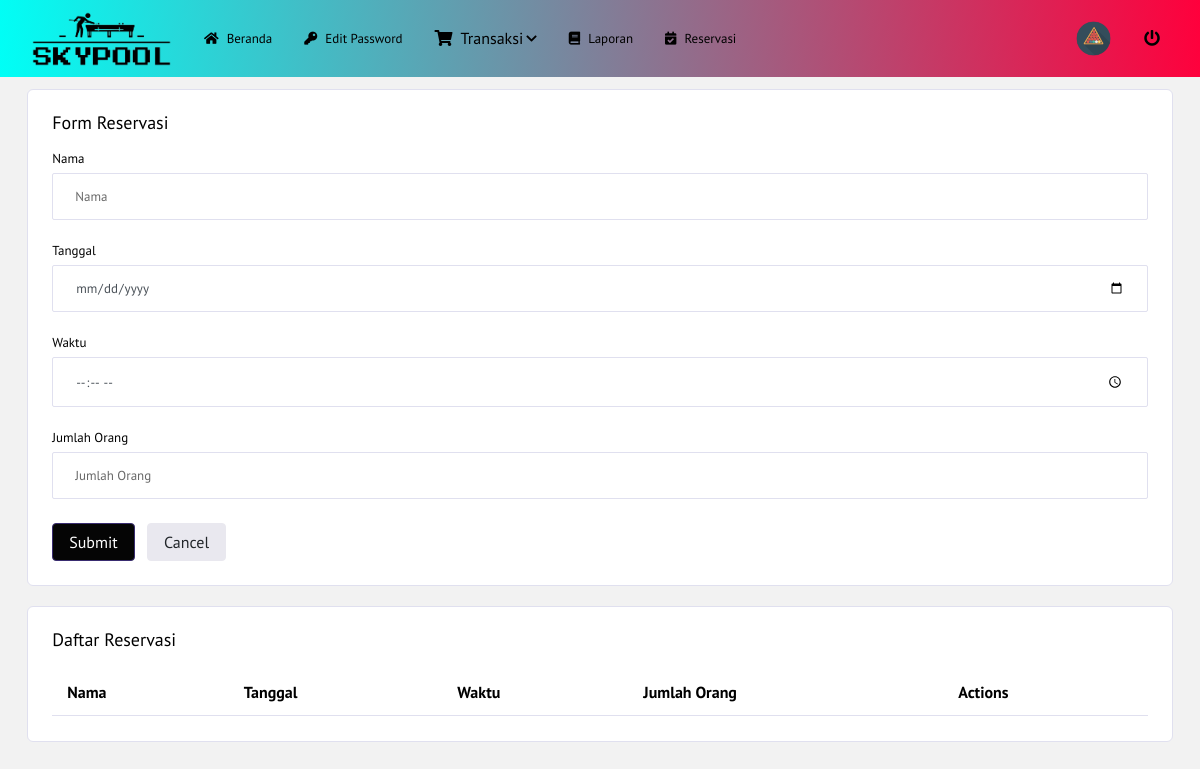
Before: /index.php/reservasi with the older database file.
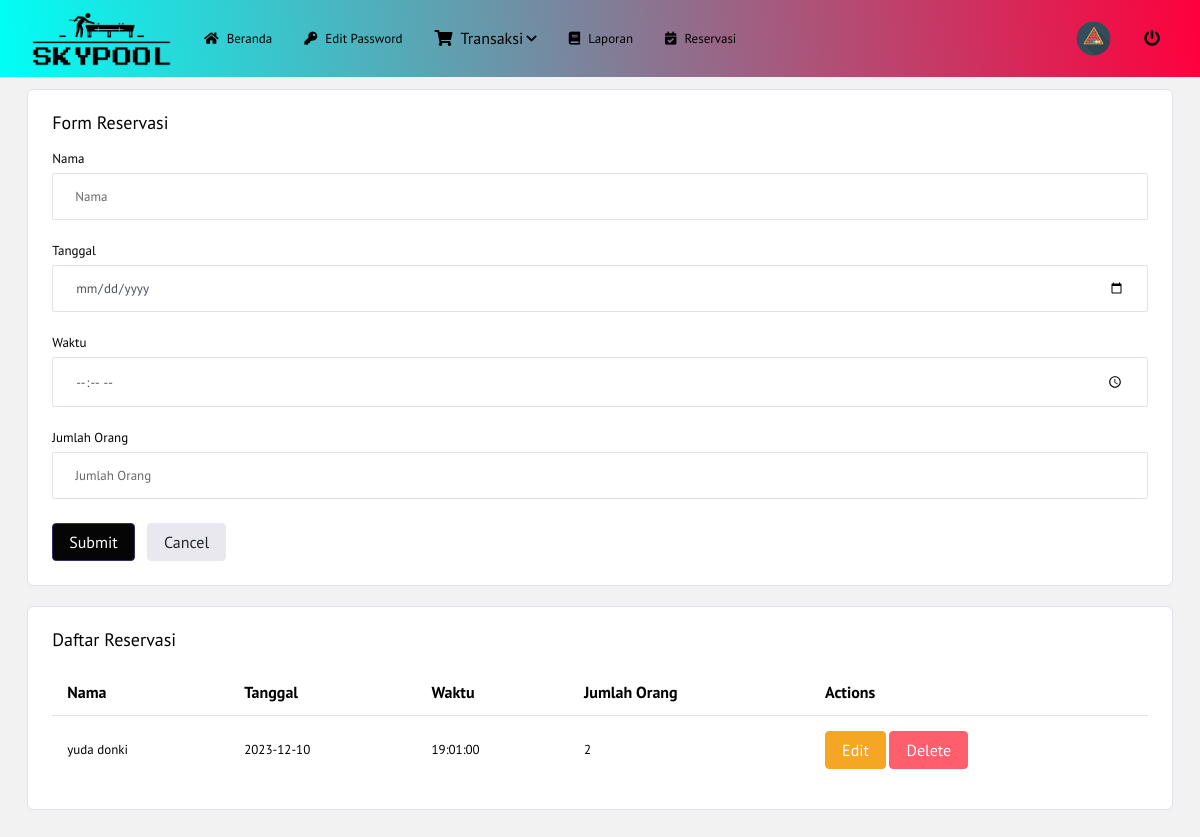
After: the same page with the newer database file.
### tables this page shows
CREATE TABLE `reservasi` (
  `id` int(11) NOT NULL,
  `nama` varchar(255) NOT NULL,
  `tanggal` date NOT NULL,
  `waktu` time NOT NULL,
  `jumlah_orang` int(11) NOT NULL
);

### application/controllers/reservasi.php (called while the page is built, shortened)
<?php
class Reservasi extends CI_Controller
{
    public function __construct()
    {
        $this->load->model('Reservasi_model');
    }
    public function index()
    {
        $data['reservasi'] = $this->Reservasi_model->getAll();
        $user = $this->session->userdata('user');
        $data['user'] = $user;
        $this->load->view('reservasi', $data);
    }
}

### index.php (called while the page is built, shortened)
<?php
require_once BASEPATH . 'core/CodeIgniter.php';

### application/models/Reservasi_model.php (called while the page is built, shortened)
<?php
class Reservasi_model extends CI_Model
{
    public function getAll()
    {
        return $this->db->get('reservasi')->result_array();
    }
}

### application/views/reservasi.php (the view, shortened to what this page needs)
<?php include 'admin/header.php'; ?>
<div class="main-panel">
    <div class="content-wrapper">
        <div class="page-header">
            <h3 class="page-title"> Reservasi </h3>
            <nav aria-label="breadcrumb">
                <ol class="breadcrumb">
                    <li class="breadcrumb-item"><a href="#">Dashboard</a></li>
                    <li class="breadcrumb-item active" aria-current="page">Reservasi</li>
                </ol>
            </nav>
        </div>
        <div class="row">
            <div class="col-12 grid-margin stretch-card">
                <div class="card">
                    <div class="card-body">
                        <h4 class="card-title">Form Reservasi</h4>
                        <form class="forms-sample" action="<?= base_url('reservasi/tambah') ?>" method="post">
                            <div class="form-group">
                                <label for="nama">Nama</label>
                                <input type="text" class="form-control" id="nama" name="nama" placeholder="Nama" required>
                            </div>
                            <div class="form-group">
                                <label for="tanggal">Tanggal</label>
                                <input type="date" class="form-control" id="tanggal" name="tanggal" placeholder="Tanggal" required>
                            </div>
                            <div class="form-group">
                                <label for="waktu">Waktu</label>
                                <input type="time" class="form-control" id="waktu" name="waktu" placeholder="Waktu" required>
                            </div>
                            <div class="form-group">
                                <label for="jumlah_orang">Jumlah Orang</label>
                                <input type="number" class="form-control" id="jumlah_orang" name="jumlah_orang" placeholder="Jumlah Orang" required>
                            </div>
                            <button type="submit" class="btn btn-primary mr-2">Submit</button>
                            <button type="button" class="btn btn-light">Cancel</button>
                        </form>
                    </div>
                </div>
            </div>
        </div>
        <div class="row">
            <div class="col-12 grid-margin">
                <div class="card">
                    <div class="card-body">
                        <h4 class="card-title">Daftar Reservasi</h4>
                        <div class="table-responsive">
                            <table class="table">
                                <thead>
                                    <tr>
                                        <th> Nama </th>
                                        <th> Tanggal </th>
                                        <th> Waktu </th>
                                        <th> Jumlah Orang </th>
                                        <th> Actions </th>
                                    </tr>
                                </thead>
                                <tbody>
                                    <?php foreach ($reservasi as $r) { ?>
                                        <tr>
                                            <td> <?= $r['nama'] ?> </td>
                                            <td> <?= $r['tanggal'] ?> </td>
                                            <td> <?= $r['waktu'] ?> </td>
                                            <td> <?= $r['jumlah_orang'] ?> </td>
                                            <td>
                                                <a href="<?= base_url('reservasi/edit/' . $r['id']) ?>" class="btn btn-warning">Edit</a>
                                                <a href="<?= base_url('reservasi/delete/' . $r['id']) ?>" class="btn btn-danger" onclick="return confirm('Are you sure?')">Delete</a>
                                            </td>
                                        </tr>
                                    <?php } ?>
                                </tbody>
                            </table>
                        </div>
                    </div>
                    <div class="row">
                        <div class="col-12">
                            <?php include 'admin/footer.php'; ?>

### application/views/admin/header.php (shortened to what this page needs)
<!DOCTYPE html>
<html lang="en">
<head>
    <link rel="stylesheet" href="<?= base_url('assets/'); ?>vendors/iconfonts/font-awesome/css/all.min.css">
    <link rel="stylesheet" href="<?= base_url('assets/'); ?>vendors/css/vendor.bundle.base.css">
    <link rel="stylesheet" href="<?= base_url('assets/'); ?>vendors/css/vendor.bundle.addons.css">
    <link rel="stylesheet" href="<?= base_url('assets/'); ?>css/style.css">
</head>
<body class="horizontal-menu">
    <div class="container-scroller">
        <nav class="navbar horizontal-layout-navbar fixed-top navbar-expand-lg">
            <div class="text-center navbar-brand-wrapper d-flex align-items-center justify-content-start">
                <a class="navbar-brand brand-logo" href="<?= base_url(''); ?>"><img src="<?= base_url('assets/'); ?>12log.png" alt="logo" /></a>
            </div>
            <div class="navbar-menu-wrapper d-flex flex-grow">
                <ul class="navbar-nav navbar-nav-left collapse navbar-collapse" id="horizontal-top-example">
                    <li class="nav-item dropdown">
                        <a class="nav-link  active" href="<?= base_url(); ?>">
                            <i class="fa fa-home"></i> Beranda
                        </a>
                    </li>
                    <li class="nav-item dropdown">
                        <a class="nav-link  " href="<?= base_url('dashboard/password'); ?>">
                            <i class="fa fa-key"> </i> Edit Password
                        </a>
                    </li>
                    <li class="nav-item dropdown">
                        <a class="nav-link dropdown-toggle" href="#" id="employees-dropdown" data-toggle="dropdown" aria-expanded="false">
                            <i class="fa fa-shopping-cart"></i> Transaksi
                        </a>
                    </li>
                    <li class="nav-item dropdown">
                        <a class="nav-link  " href="<?= base_url('laporan'); ?>">
                            <i class="fa fa-book"> </i> Laporan
                        </a>
                    </li>
                    <li class="nav-item dropdown">
                        <a class="nav-link" href="<?= base_url('reservasi'); ?>">
                            <i class="fa fa-calendar-check"></i> Reservasi
                        </a>
                    </li>
                </ul>
                <ul class="navbar-nav navbar-nav-right">
                    <li class="nav-item nav-profile">
                        <a class="nav-link">
                            <div class="nav-profile-img">
                                <img src="<?= base_url('assets/'); ?>logo112.png" alt="image" class="img-xs rounded-circle ml-3">
                            </div>
                        </a>
                    </li>
                    <li class="nav-item">
                        <a class="nav-link" href="<?= base_url('auth/logout'); ?>">
                            <i class="fas fa-power-off font-weight-bold icon-sm"></i>
                        </a>
                    </li>
                </ul>
            </div>
        </nav>

### application/views/admin/footer.php (shortened to what this page needs)
</div>
</div>
</div>
</body>
</html>

Changed rows visible on the page:
added reservasi: nama "yuda donki", tanggal "2023-12-10", waktu "19:01:00", jumlah_orang "2"
